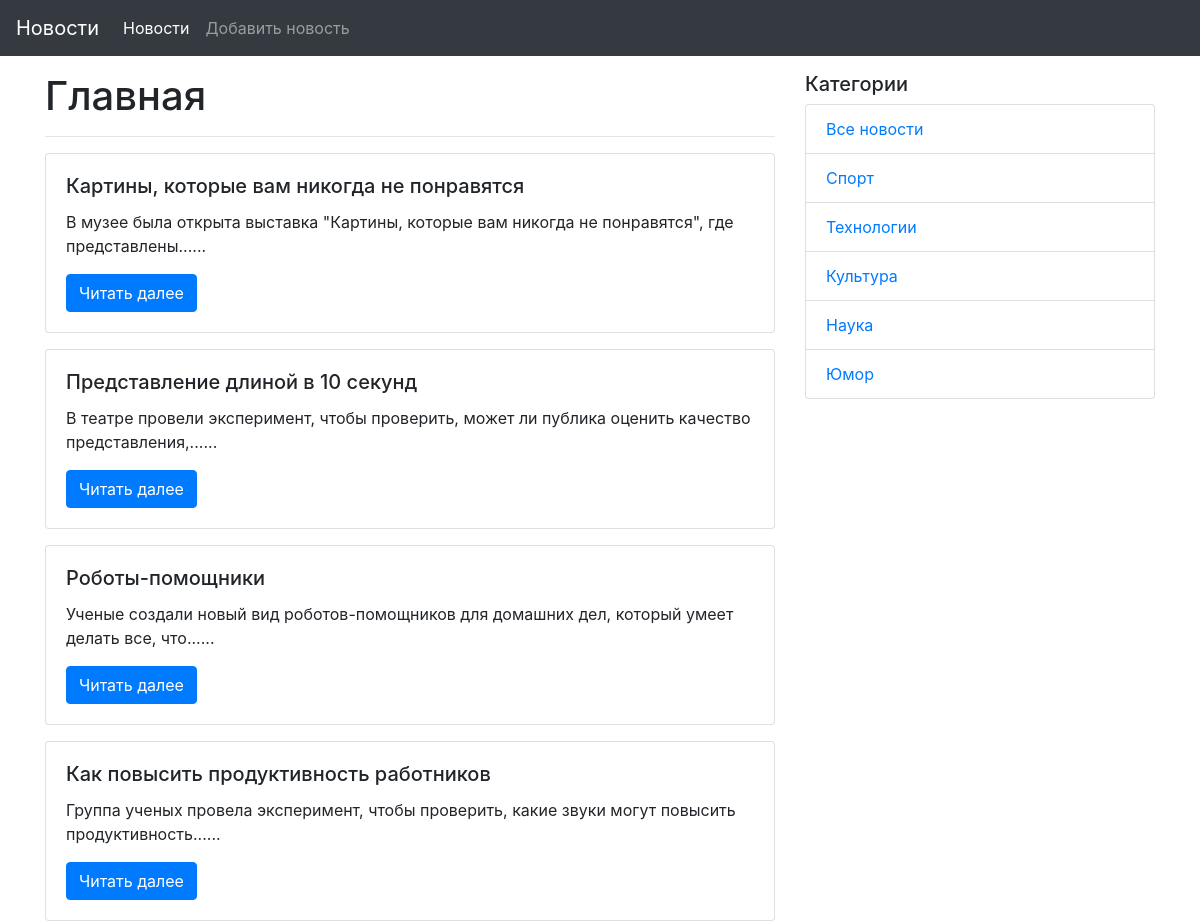
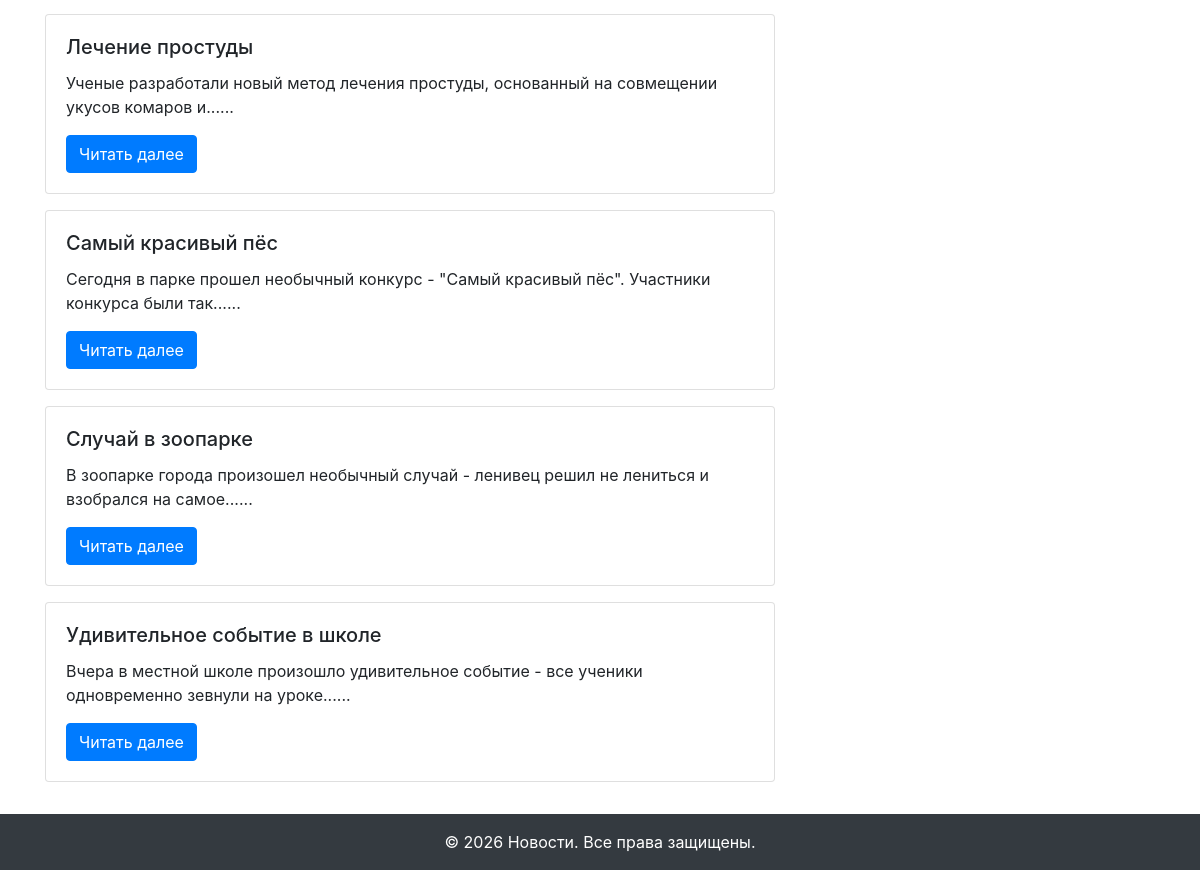
The page / on the database its author committed (2 pictures, top to bottom).
### models.py (models this page shows, shortened)
class News(db.Model):
    id = db.Column(db.Integer, primary_key=True)
    title = db.Column(db.String(255), unique=True, nullable= False)
    text = db.Column(db.Text, nullable= False)
    created_date = db.Column(db.DateTime, default=datetime.now)
    category_id = db.Column(db.Integer, db.ForeignKey('category.id'), nullable=False)
    category = db.relationship('Category', back_populates='news')

class Category(db.Model):
    id = db.Column(db.Integer, primary_key=True)
    title = db.Column(db.String(255), unique=True, nullable=False)
    news = db.relationship('News',back_populates='category')

### views.py (the view)
@app.route('/')
def home_page():
    news_list = News.query.all()
    categories= Category.query.all()
    return render_template('index.html', news=news_list, categories=categories)

### templates/index.html (shortened to what this page needs)
{% extends "base.html" %}
{% block content %}
  <h1>Главная</h1>
  <hr>
  {% for item in news %}
    <div class="card mb-3">
      <div class="card-body">
        <h5 class="card-title">{{ item.title }}</h5>
        <p class="card-text">{{ item.text|truncate(100) }}...</p>
        <a href="{{ url_for('news_detail', id=item.id) }}" class="btn btn-primary">Читать далее</a>
      </div>
    </div>
  {% else %}
    <p class="card-text">Новостей пока нет!</p>
  {% endfor %}
{% endblock content %}

### templates/base.html (shortened to what this page needs)
<!DOCTYPE html>
<html lang="ru">
<head>
  <link rel="stylesheet" href="{{ url_for('static', filename='css/bootstrap.min.css') }}">
</head>
<body>
  <div id="wrapper">
    {% include "navigation.html"%}
    <div class="container my-3">
      <div class="row">
        <div class="col-md-8">
          {% block content %}{% endblock content %}
        </div>
        {% include "side_navigation.html"%}
      </div>
    </div>
    {% include "footer.html"%}
  </div>
</body>
</html>

### templates/navigation.html (shortened to what this page needs)
<nav class="navbar navbar-expand-md navbar-dark bg-dark">
      <a class="navbar-brand" href="/">Новости</a>
      <div class="collapse navbar-collapse" id="navbarNav">
        <ul class="navbar-nav">
          <li class="nav-item active">
            <a class="nav-link" href="/">Новости</a>
          </li>
          <li class="nav-item">
            <a class="nav-link" href="/add_news">Добавить новость</a>
          </li>
        </ul>
      </div>
</nav>

### templates/side_navigation.html
<div class="col-md-4">
  <h5>Категории</h5>
  <ul class="list-group">
    <li class="list-group-item"><a href="{{ url_for('home_page') }}">Все новости</a></li>
    {% for category in categories %}
      <li class="list-group-item"><a href="{{ url_for('news_in_category', id=category.id) }}">{{ category.title }}</a></li>
    {% endfor %}
  </ul>
</div>

### templates/footer.html
<footer id="footer" class="bg-dark text-white text-center py-3">
    &copy; 2026 Новости. Все права защищены.
</footer>

### rows shown on the page
News: title "Картины, которые вам никогда не понравятся", text "В музее была открыта выставка \"Картины, которые вам никогда не понравятся\", где представлены..."
News: title "Представление длиной в 10 секунд", text "В театре провели эксперимент, чтобы проверить, может ли публика оценить качество представления,..."
News: title "Роботы-помощники", text "Ученые создали новый вид роботов-помощников для домашних дел, который умеет делать все, что..."
News: title "Как повысить продуктивность работников", text "Группа ученых провела эксперимент, чтобы проверить, какие звуки могут повысить продуктивность..."
News: title "Лечение простуды", text "Ученые разработали новый метод лечения простуды, основанный на совмещении укусов комаров и..."
News: title "Самый красивый пёс", text "Сегодня в парке прошел необычный конкурс - \"Самый красивый пёс\". Участники конкурса были так..."
News: title "Случай в зоопарке", text "В зоопарке города произошел необычный случай - ленивец решил не лениться и взобрался на самое..."
News: title "Удивительное событие в школе", text "Вчера в местной школе произошло удивительное событие - все ученики одновременно зевнули на уроке..."
Category: title "Спорт"
Category: title "Технологии"
Category: title "Культура"
Category: title "Наука"
Category: title "Юмор"
